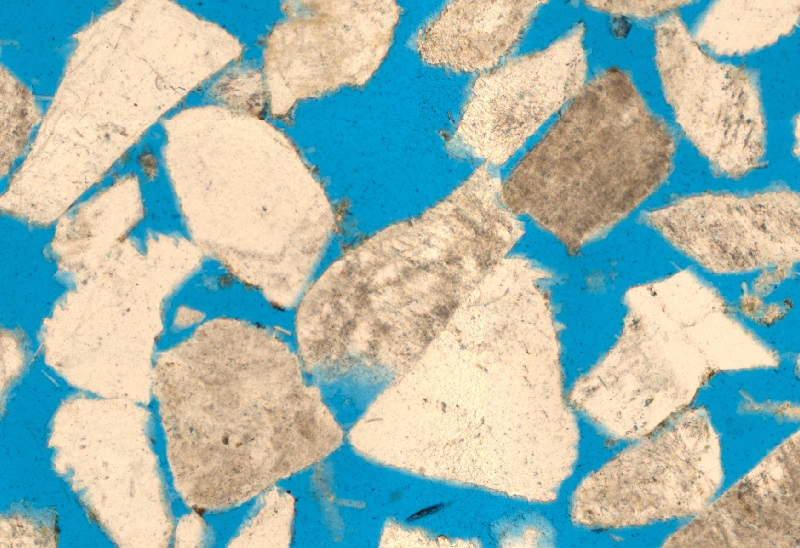
#> input picture Canny-Edge/idaho.jpg, 800 x 548 px
$ python cannyedge.kmeans.py
#> lines starting #> are read from the running program, lines starting #| are printed output that depends on the picture; after the words box and inside, x2 and y2 are one past the last pixel; in counts of white or black regions, pixels touching at a corner belong together
# -*- coding: utf-8 -*-
"""
Created on Wed May 12 23:47:24 2021

@author: Mayara
"""
import numpy as np
import cv2

filename = "idaho.jpg"
image = cv2.imread(filename) #lendo a imagem
#> image is the input picture: shape (548, 800, 3); mean B, G, R 175.6, 182.6, 156.8

#aplicando o k-means
image = cv2.cvtColor(image, cv2.COLOR_BGR2RGB) #convertendo para RGB
pixel_values = image.reshape((-1, 3)) #imagempara 2D e 3 cores
pixel_values = np.float32(pixel_values) #converter para float
print(pixel_values.shape)
#| (438400, 3)

criteria = (cv2.TERM_CRITERIA_EPS + cv2.TERM_CRITERIA_MAX_ITER, 100, 0.2)
flags = cv2.KMEANS_RANDOM_CENTERS

k = 2
compactness, labels, (centers) = cv2.kmeans(pixel_values, k, None, criteria, 10, flags)
#> compactness = 1.05e+09; centers = [[221, 199.5, 170.2], [23.51, 147.4, 186.9]]

centers = np.uint8(centers) # convert back to 8 bit values
#> centers = [[221, 199, 170], [23, 147, 186]]
labels = labels.flatten() # flatten the labels array?
segmented_image = centers[labels.flatten()] #converter cores = centroide
segmented_image = segmented_image.reshape(image.shape) #reshape para imagem original
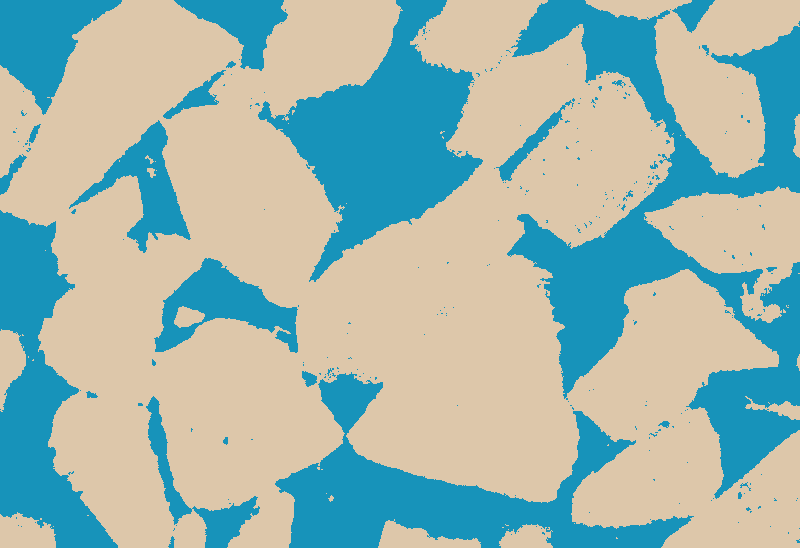
#> segmented_image: shape (548, 800, 3); mean R, G, B 156.7, 182.1, 175.2

image = segmented_image

gray = cv2.cvtColor(image, cv2.COLOR_BGR2GRAY)
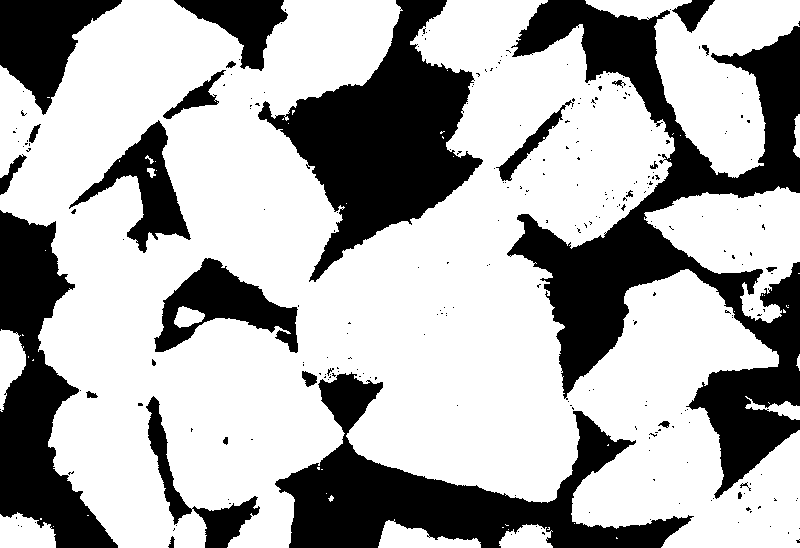
#> gray: shape (548, 800); values 145 (black) and 193 (white), 67.5% white; 268 black regions (239 under 20 px), largest, box (x1, y1, x2, y2) and area: (507, 0, 800, 499) 45082, (258, 0, 483, 282) 25965, (275, 372, 694, 548) 24247
blurred = cv2.GaussianBlur(gray, (5, 5), 0)
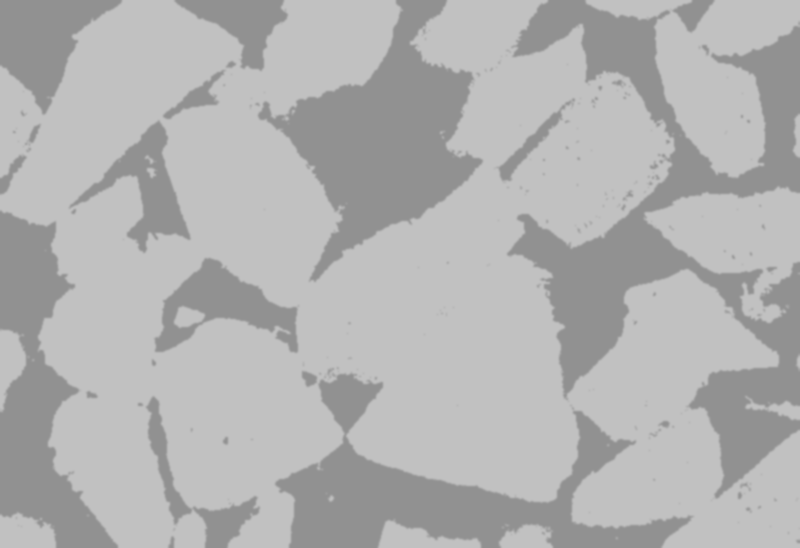
#> blurred: shape (548, 800); min 145, max 193, mean 177.4

#aplicando o filtro gaussiano
cv2.imshow("Original", image)

canny_image = cv2.Canny(blurred, 30, 150) #tight 240,250 / mid 30,150 / wide 10,200
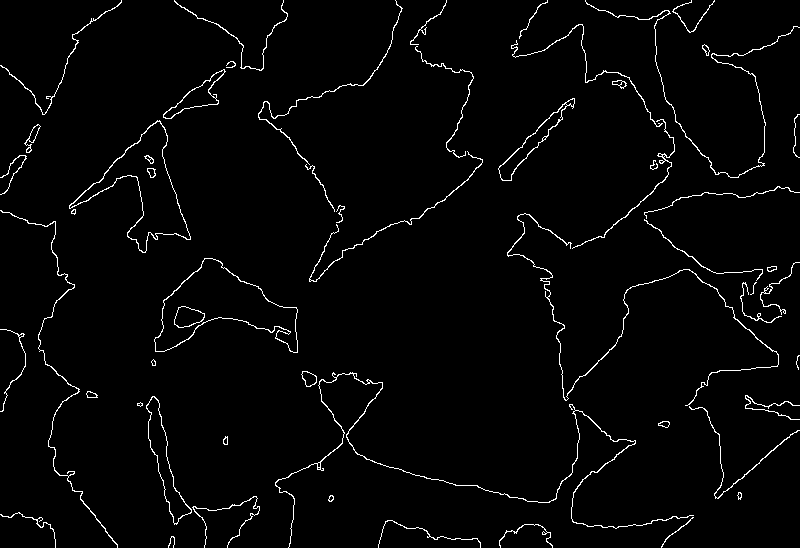
#> canny_image: shape (548, 800); 2.4% white in thin lines or dots
image[canny_image != 0] = [0,255,0]
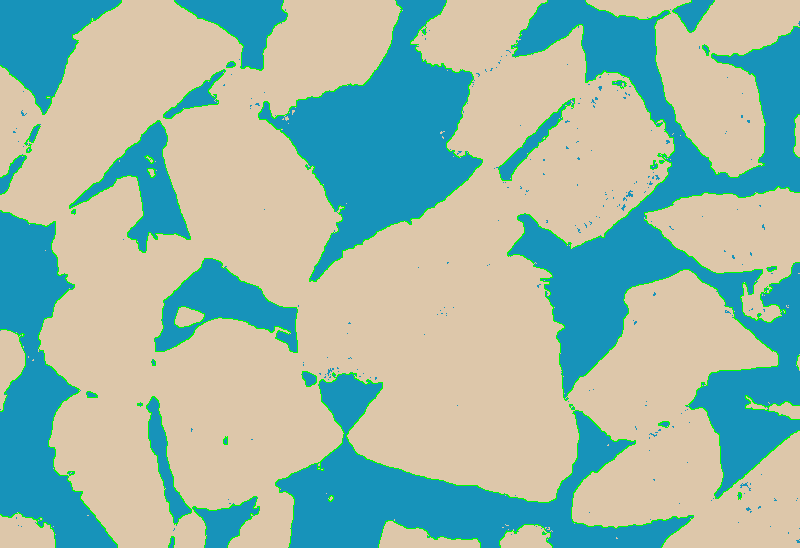
#> image: shape (548, 800, 3); 2.41% of pixels changed, all inside (x1, y1, x2, y2) = (0, 0, 800, 548)

cv2.imshow("Canny Edge", image)
cv2.waitKey(0)

filename2 = "idaho_cannyedge_kmeans.jpg"
cv2.imwrite(filename2,image)
